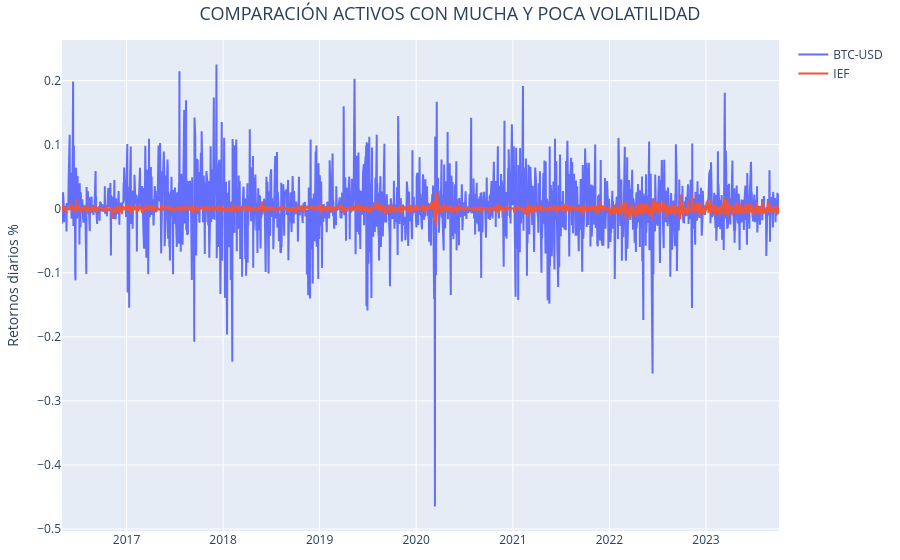

The notebook cell this image was saved under:
### Markdown cell above
We will compare the returns of two assets: `Bitcoin` (BTC-USD) and `US Bonds` (IEF).

### Code cell
# Create a line chart with Plotly
fig = go.Figure()

fig.add_trace(
    go.Scatter(
        x=ret_close_df.loc["2016-05-01":, :].index,
        y=ret_close_df.loc["2016-05-01":, :]["BTC-USD"],
        mode="lines",
        name="BTC-USD",
    )
)

fig.add_trace(
    go.Scatter(
        x=ret_close_df.loc["2016-05-01":, :].index,
        y=ret_close_df.loc["2016-05-01":, :]["IEF"],
        mode="lines",
        name="IEF",
    )
)  # iShares 7-10 Year Treasury Bond ETF

# Add titles
fig.update_layout(
    title="HIGH- AND LOW-VOLATILITY ASSET COMPARISON",
    title_font=dict(size=18),  # Set title size
    title_x=0.5,  # Center the title
    yaxis_title="Daily Returns",
    margin=dict(
        l=20, r=20, b=20, t=40
    ),  # Adjust margins
)

### Figure 1 — Plotly figure (JSON) as saved in the notebook; plotly's stock layout.template omitted (floating-point values rounded to 4 significant figures; data arrays with more than 128 entries replaced by an {"elided": "..."} marker saying what was removed)
{"data": [{"mode": "lines", "name": "BTC-USD", "type": "scatter", "x": {"elided": "1853 str values"}, "y": {"elided": "1853 float values"}}, {"mode": "lines", "name": "IEF", "type": "scatter", "x": {"elided": "1853 str values"}, "y": {"elided": "1853 float values"}}], "layout": {"margin": {"b": 20, "l": 20, "r": 20, "t": 40}, "title": {"font": {"size": 18}, "text": "COMPARACIÓN ACTIVOS CON MUCHA Y POCA VOLATILIDAD", "x": 0.5}, "yaxis": {"title": {"text": "Retornos diarios %"}}}}
